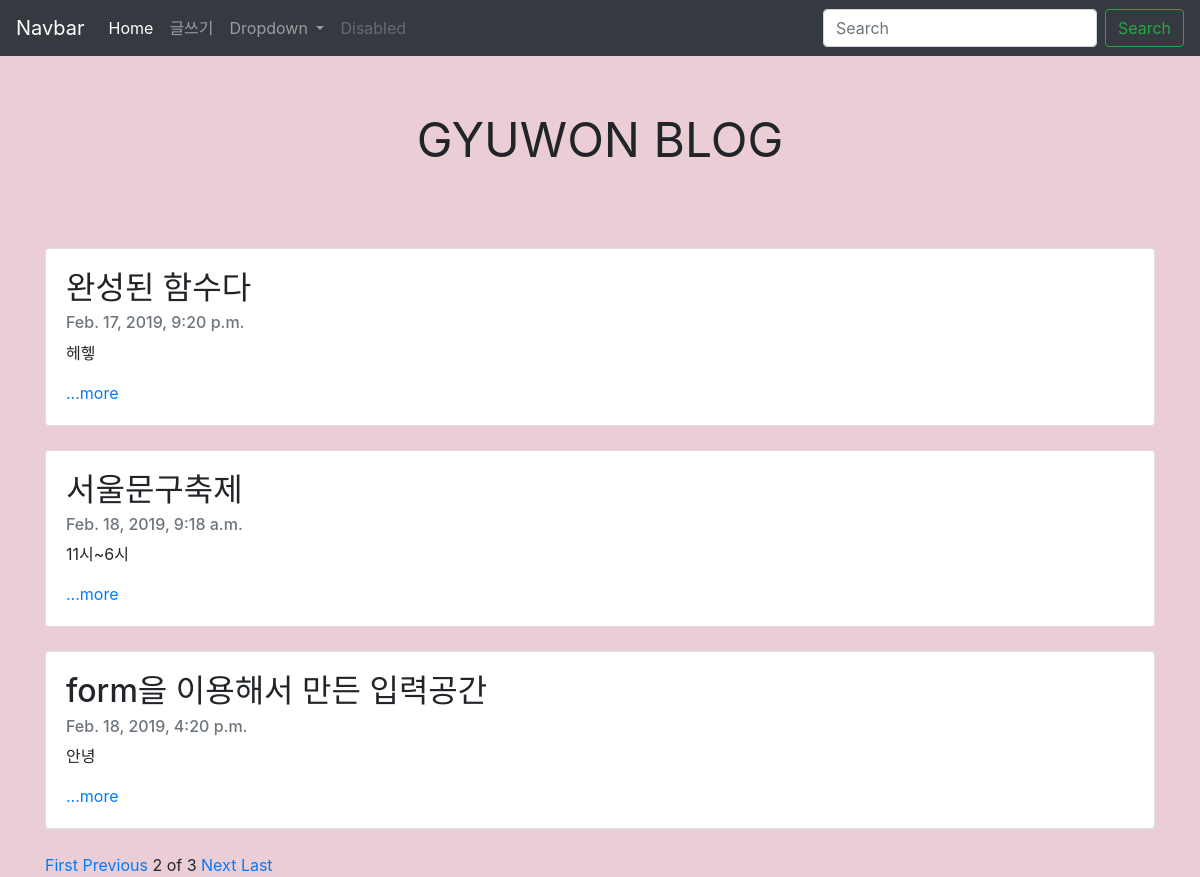
Screenshot of /?page=2 with the database file from the repository.
### blogapp/models.py (models this page shows, shortened)
class Blog(models.Model):
    title = models.CharField(max_length = 200)
    pub_date = models.DateTimeField('date published')
    body = models.TextField()
    def summary(self):
        return self.body[:100]

### blogapp/views.py (the view)
# urls.py: path('',blogapp.views.home, name="home"),
def home(request):
    blogs = Blog.objects  # 쿼리셋gg
    blog_list = Blog.objects.all()
    paginator = Paginator(blog_list, 3)
    page = request.GET.get('page')
    posts = paginator.get_page(page)
    return render(request, "home.html", {'blogs': blogs, 'posts':posts })

### blogapp/templates/home.html
{%extends 'base.html'%}
{% block contents %}
<br>
<br>
<br>
{% for blog in posts %}
<div class="container">
    <div class="card">
        <div class="card-body">
            <h2 class="card-title">{{blog.title}}</h2>
            <h6 class="card-subtitle mb-2 text-muted">{{blog.pub_date}}</h6>
            <p class="card-text">{{blog.summary}}</p>
            <a href="{% url 'detail' blog.id %}" class="card-link">...more</a>
        </div>
    </div> <br>
</div>
{% endfor %}
<div class="container">
    {% if posts.has_previous %}
    <a href="?page=1">First</a>
    <a href="?page={{posts.previous_page_number}}">Previous</a>
    {%endif%}
    <span>{{posts.number}}</span>
    <span>of</span>
    <span>{{posts.paginator.num_pages}}</span>
    {% if posts.has_next %}
    <a href="?page={{posts.next_page_number}}">Next</a>
    <a href="?page={{posts.paginator.num_pages}}">Last</a>
    {%endif%}
</div>
{%endblock%}

### blogproject/templates/base.html (style rules this page uses)
body { background-color: #EBCDD5; }

### rows the page displays
Blog: title "완성된 함수다", pub_date "Feb. 17, 2019, 9:20 p.m.", summary "헤헿"
Blog: title "서울문구축제", pub_date "Feb. 18, 2019, 9:18 a.m.", summary "11시~6시"
Blog: title "form을 이용해서 만든 입력공간", pub_date "Feb. 18, 2019, 4:20 p.m.", summary "안녕"

### other values shown
{{ posts.number }} "2"
{{ posts.paginator.num_pages }} "3"
